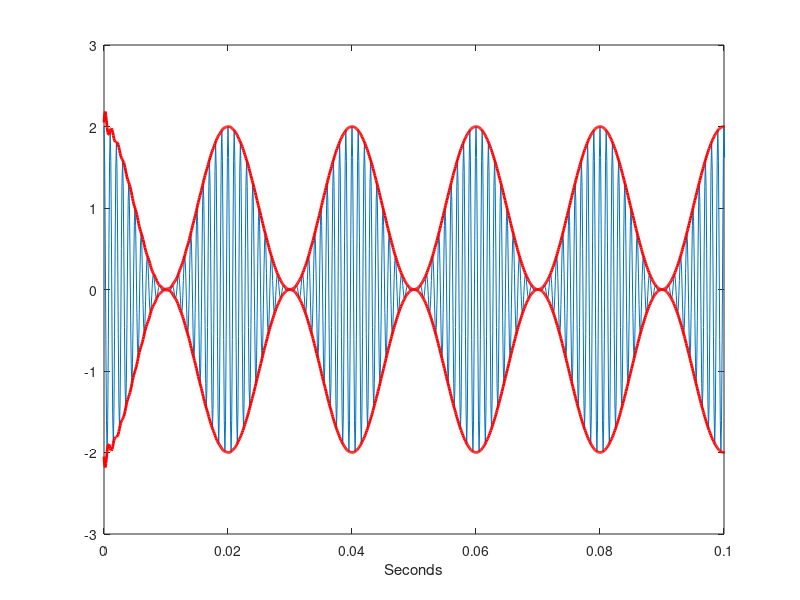

Here is the MATLAB script that generated this plot:
t = 0:1e-4:1;
x = [1+cos(2*pi*50*t)].*cos(2*pi*1000*t);

plot(t,x)
xlim([0 0.1])
xlabel('Seconds')

y = hilbert(x);
env = abs(y);

plot(t,x)
hold on
plot(t,[-1;1]*env,'r','LineWidth',2)
xlim([0 0.1])
xlabel('Seconds')